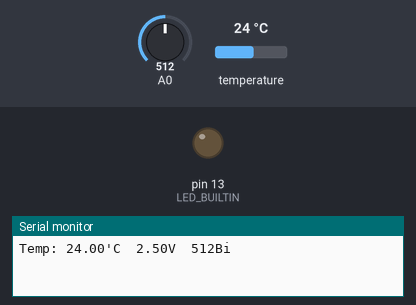
Bench run of a sketch on a simulated Arduino Uno, built with avr-gcc and run on an emulated ATmega328P. On the bench: output pins drawn as LEDs (lit = HIGH), the last lines printed to the serial monitor. Inputs (shaded band) come from the test bench; at power-on: temperature 24 °C, A0 = 512.

Above: at 1.5 s.
1.6 s: temperature set to 26.5 °C
3.5 s: temperature set to 27.4 °C
At 5.1 s:
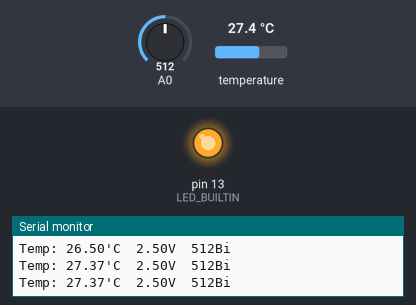
5.4 s: temperature set to 12 °C
At 6.1 s:
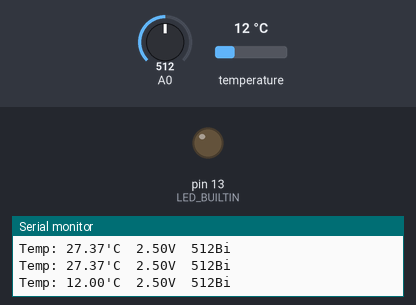
6.9 s: temperature set to 28 °C
At 8.0 s:
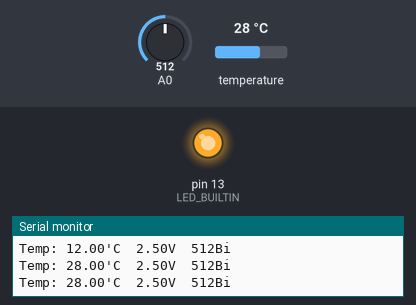
Timing chart, 0 to 9.5 s (numbered marks = the images above; inputs shaded):
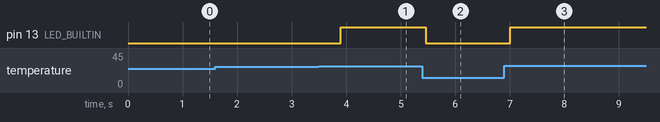

Measured:
- the behaviour switches between 27 and 27.1 °C on temperature (found by bisection; images 0 and 1)
- after the input at 3.5 s, pin 13 (LED_BUILTIN): LOW → HIGH after 0.40 s
- after the input at 5.4 s, pin 13 (LED_BUILTIN): HIGH → LOW after 0.06 s
- after the input at 6.9 s, pin 13 (LED_BUILTIN): LOW → HIGH after 0.11 s

The sketch:

9.ino
```cpp
#include <DallasTemperature.h>

#include <OneWire.h>

int x=0;
float nap=0;
float temperatura=0;

OneWire oneWire(2);
  DallasTemperature sensors(&oneWire);

void setup() {
  // put your setup code here, to run once:
  pinMode(LED_BUILTIN, OUTPUT);
  digitalWrite(LED_BUILTIN,LOW);
  Serial.begin(9600);
  sensors.begin();
}

void loop() {
  // put your main code here, to run repeatedly:
x=analogRead(A0);
nap=x*(5.0/1024.0);

sensors.requestTemperatures();
temperatura=sensors.getTempCByIndex(0);
Serial.print("Temp: ");
Serial.print(sensors.getTempCByIndex(0));
Serial.print("'C");
Serial.print("\t");
Serial.print(nap);
Serial.print("V");
Serial.print("\t");
Serial.print(x);
Serial.println("Bi");
if((nap>2.5)||(temperatura>27)){digitalWrite(LED_BUILTIN,HIGH);}else{digitalWrite(LED_BUILTIN,LOW);}
//if(temperatura>27){digitalWrite(LED_BUILTIN,HIGH);}else{digitalWrite(LED_BUILTIN,LOW);}

}
```
